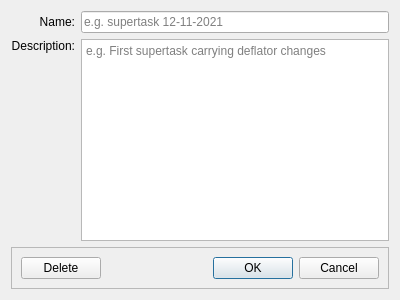
<?xml version="1.0" encoding="UTF-8"?>
<ui version="4.0">
 <class>PositionDialog</class>
 <widget class="QDialog" name="PositionDialog">
  <property name="geometry">
   <rect>
    <x>0</x>
    <y>0</y>
    <width>400</width>
    <height>300</height>
   </rect>
  </property>
  <property name="windowTitle">
   <string>Edit position...</string>
  </property>
  <layout class="QGridLayout" name="layout">
   <item row="1" column="1">
    <widget class="QPlainTextEdit" name="description_edit">
     <property name="placeholderText">
      <string>e.g. First supertask carrying deflator changes</string>
     </property>
    </widget>
   </item>
   <item row="1" column="0">
    <widget class="QLabel" name="info_text_2">
     <property name="text">
      <string>Description:</string>
     </property>
     <property name="alignment">
      <set>Qt::AlignRight|Qt::AlignTop|Qt::AlignTrailing</set>
     </property>
    </widget>
   </item>
   <item row="0" column="0">
    <widget class="QLabel" name="info_text">
     <property name="text">
      <string>Name:</string>
     </property>
     <property name="alignment">
      <set>Qt::AlignRight|Qt::AlignTrailing|Qt::AlignVCenter</set>
     </property>
    </widget>
   </item>
   <item row="0" column="1">
    <widget class="QLineEdit" name="name_edit">
     <property name="toolTip">
      <string>Cannot contain characters: &quot;\&quot;, &quot;/&quot;</string>
     </property>
     <property name="placeholderText">
      <string>e.g. supertask 12-11-2021</string>
     </property>
    </widget>
   </item>
   <item row="2" column="0" colspan="2">
    <widget class="QFrame" name="frame">
     <property name="sizePolicy">
      <sizepolicy hsizetype="Expanding" vsizetype="Minimum">
       <horstretch>0</horstretch>
       <verstretch>0</verstretch>
      </sizepolicy>
     </property>
     <property name="frameShape">
      <enum>QFrame::StyledPanel</enum>
     </property>
     <property name="frameShadow">
      <enum>QFrame::Raised</enum>
     </property>
     <layout class="QGridLayout" name="gridLayout">
      <item row="0" column="0">
       <widget class="QPushButton" name="delete_button">
        <property name="text">
         <string>Delete</string>
        </property>
       </widget>
      </item>
      <item row="0" column="2">
       <widget class="QDialogButtonBox" name="button_box">
        <property name="orientation">
         <enum>Qt::Horizontal</enum>
        </property>
        <property name="standardButtons">
         <set>QDialogButtonBox::Cancel|QDialogButtonBox::Ok</set>
        </property>
       </widget>
      </item>
      <item row="0" column="1">
       <spacer name="horizontalSpacer">
        <property name="orientation">
         <enum>Qt::Horizontal</enum>
        </property>
        <property name="sizeHint" stdset="0">
         <size>
          <width>40</width>
          <height>20</height>
         </size>
        </property>
       </spacer>
      </item>
     </layout>
    </widget>
   </item>
  </layout>
 </widget>
 <resources/>
 <connections>
  <connection>
   <sender>button_box</sender>
   <signal>accepted()</signal>
   <receiver>PositionDialog</receiver>
   <slot>accept()</slot>
   <hints>
    <hint type="sourcelabel">
     <x>248</x>
     <y>254</y>
    </hint>
    <hint type="destinationlabel">
     <x>157</x>
     <y>274</y>
    </hint>
   </hints>
  </connection>
  <connection>
   <sender>button_box</sender>
   <signal>rejected()</signal>
   <receiver>PositionDialog</receiver>
   <slot>reject()</slot>
   <hints>
    <hint type="sourcelabel">
     <x>316</x>
     <y>260</y>
    </hint>
    <hint type="destinationlabel">
     <x>286</x>
     <y>274</y>
    </hint>
   </hints>
  </connection>
 </connections>
</ui>
